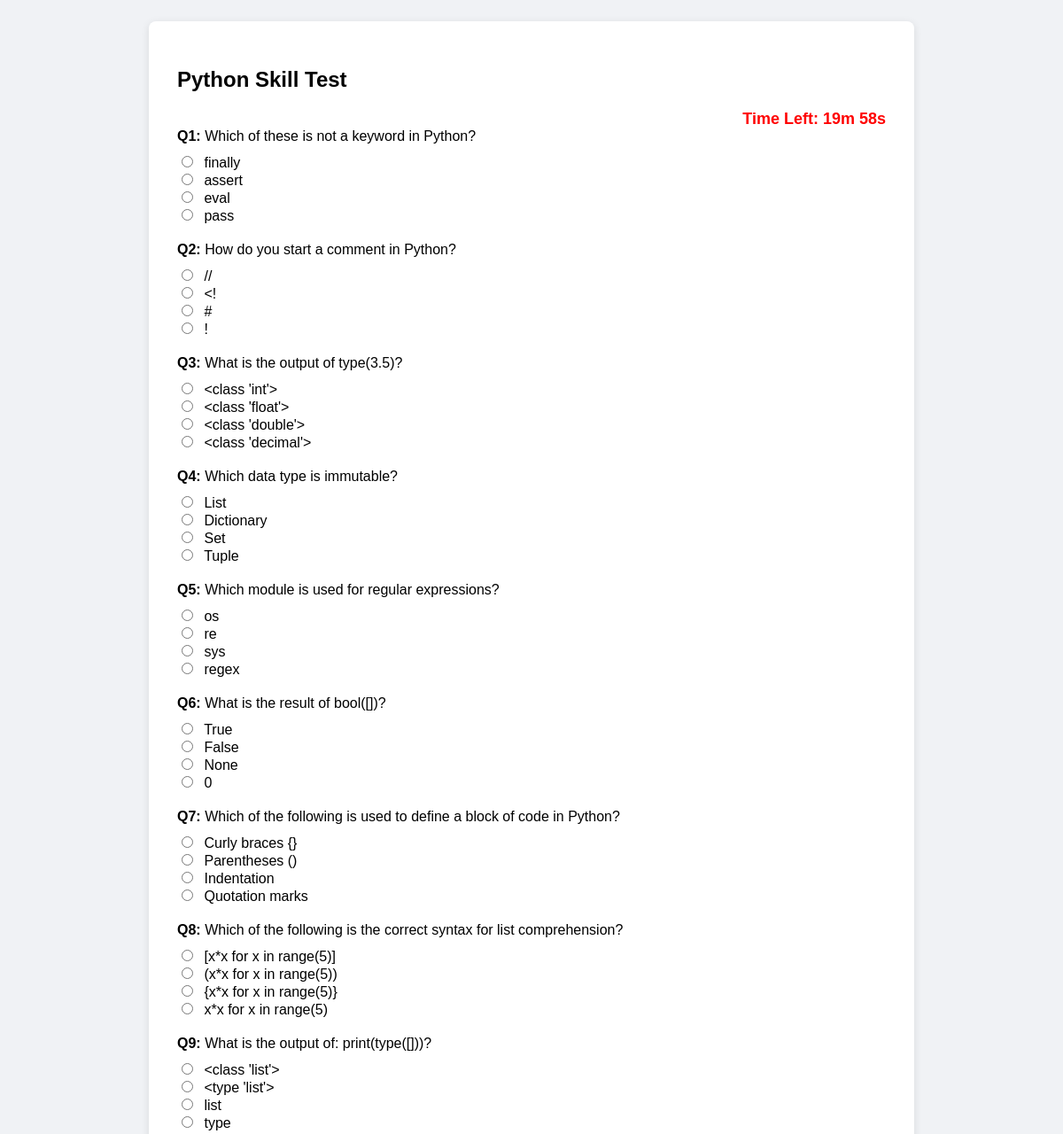
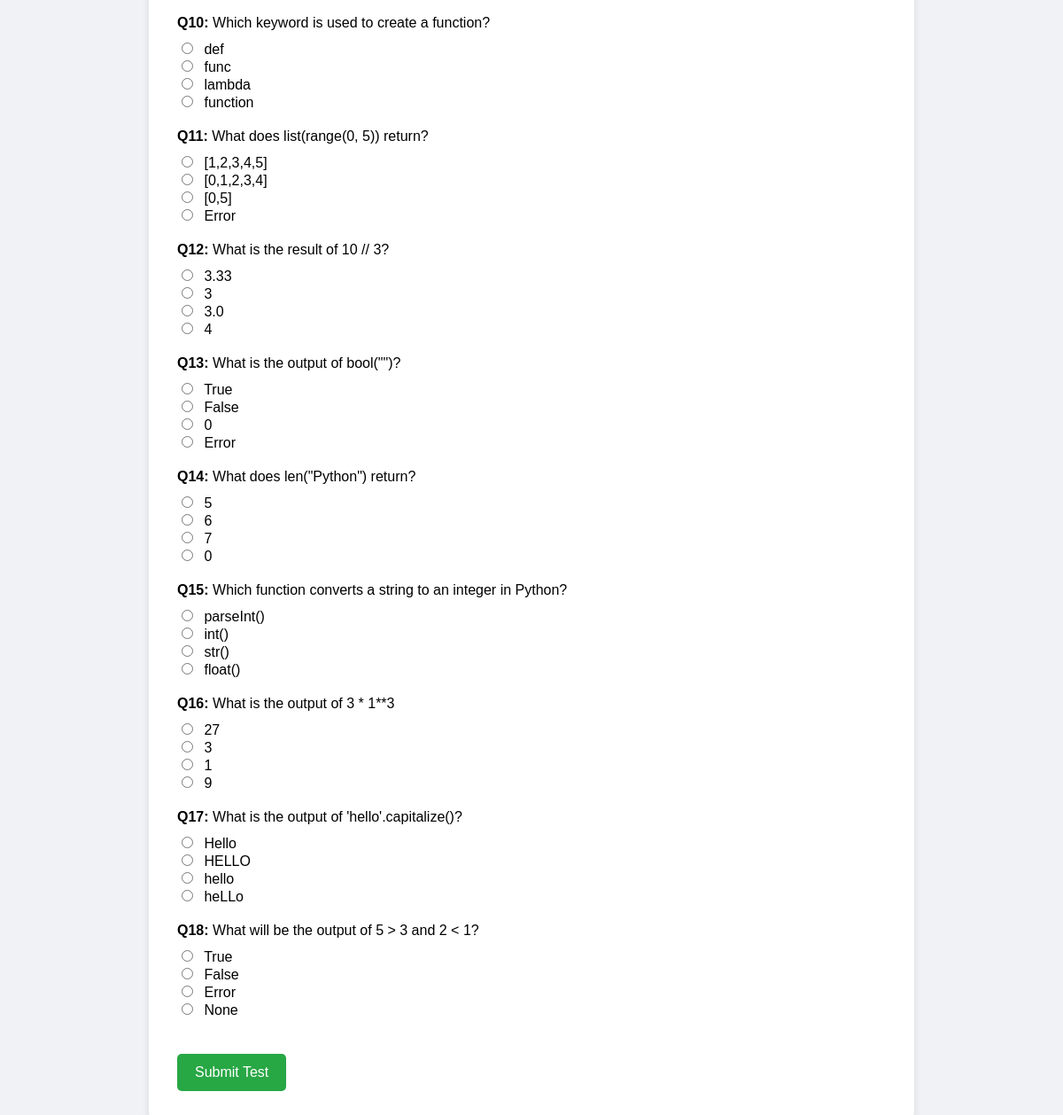
Screenshot of /jobapp/test/1/start/ (signed in) with the database file from the repository (2 pictures, top to bottom).
### jobapp/models.py (models this page shows, shortened)
class Subject(models.Model):
    name = models.CharField(max_length=100)

class Question(models.Model):
    subject = models.ForeignKey(Subject, on_delete=models.CASCADE)
    question_text = models.TextField()
    option_a = models.CharField(max_length=200)
    option_b = models.CharField(max_length=200)
    option_c = models.CharField(max_length=200)
    option_d = models.CharField(max_length=200)
    correct_option = models.CharField(max_length=1, choices=[('A','A'),('B','B'),('C','C'),('D','D')])

### jobapp/views.py (the view)
# urls.py: path('test/<int:subject_id>/start/', views.start_test, name='start_test'),
@login_required
def start_test(request, subject_id):
    subject = get_object_or_404(Subject, pk=subject_id)
    questions = Question.objects.filter(subject=subject).order_by('?')[:30]
    request.session['question_ids'] = [q.id for q in questions]
    return render(request, 'test.html', {'subject': subject, 'questions': questions})

### jobapp/templates/test.html (shortened to what this page needs)
<!DOCTYPE html>
<html>
<head>
</head>
<body>
  <div class="container">
    <h2>{{ subject.name }} Skill Test</h2>
    <div class="timer">Time Left: <span id="timer">20m 0s</span></div>
    <form method="post" action="{% url 'submit_test' subject.id %}" id="test-form">
      {% for q in questions %}
      <div class="question">
        <p><strong>Q{{ forloop.counter }}:</strong> {{ q.question_text }}</p>
        <label><input type="radio" name="q{{ q.id }}" value="A"> {{ q.option_a }}</label><br>
        <label><input type="radio" name="q{{ q.id }}" value="B"> {{ q.option_b }}</label><br>
        <label><input type="radio" name="q{{ q.id }}" value="C"> {{ q.option_c }}</label><br>
        <label><input type="radio" name="q{{ q.id }}" value="D"> {{ q.option_d }}</label>
      </div>
      {% endfor %}
      <button type="submit">Submit Test</button>
    </form>
  </div>
</body>
</html>

### jobapp/templates/test.html (style rules this page uses)
body { font-family: Arial, sans-serif; background-color: #f0f2f5; padding: 1rem; }
.container { max-width: 800px; margin: auto; background: white; padding: 2rem; border-radius: 8px; box-shadow: 0 2px 10px rgba(0,0,0,0.1); }
.timer { color: red; font-weight: bold; font-size: 18px; text-align: right; }
.question { margin-bottom: 20px; }
.question p { margin: 0 0 10px; }
input[type="radio"] { margin-right: 8px; }
button { background-color: #28a745; color: white; border: none; padding: 12px 20px; border-radius: 5px; font-size: 16px; cursor: pointer; margin-top: 20px; }

### rows the page displays
Subject: name "Python"
Question: question_text "Which of these is not a keyword in Python?", option_a "finally", option_b "assert", option_c "eval", option_d "pass"
Question: question_text "How do you start a comment in Python?", option_a "//", option_b "<!", option_c "#", option_d "!"
Question: question_text "What is the output of type(3.5)?", option_a "<class 'int'>", option_b "<class 'float'>", option_c "<class 'double'>", option_d "<class 'decimal'>"
Question: question_text "Which data type is immutable?", option_a "List", option_b "Dictionary", option_c "Set", option_d "Tuple"
Question: question_text "Which module is used for regular expressions?", option_a "os", option_b "re", option_c "sys", option_d "regex"
Question: question_text "What is the result of bool([])?", option_a "True", option_b "False", option_c "None", option_d "0"
Question: question_text "Which of the following is used to define a block of code in Python?", option_a "Curly braces {}", option_b "Parentheses ()", option_c "Indentation", option_d "Quotation marks"
Question: question_text "Which of the following is the correct syntax for list comprehension?", option_a "[x*x for x in range(5)]", option_b "(x*x for x in range(5))", option_c "{x*x for x in range(5)}", option_d "x*x for x in range(5)"
Question: question_text "What is the output of: print(type([]))?", option_a "<class 'list'>", option_b "<type 'list'>", option_c "list", option_d "type"
Question: question_text "Which keyword is used to create a function?", option_a "def", option_b "func", option_c "lambda", option_d "function"
Question: question_text "What does list(range(0, 5)) return?", option_a "[1,2,3,4,5]", option_b "[0,1,2,3,4]", option_c "[0,5]", option_d "Error"
Question: question_text "What is the result of 10 // 3?", option_a "3.33", option_b "3", option_c "3.0", option_d "4"
Question: question_text "What is the output of bool(\"\")?", option_a "True", option_b "False", option_c "0", option_d "Error"
Question: question_text "What does len(\"Python\") return?", option_a "5", option_b "6", option_c "7", option_d "0"
Question: question_text "Which function converts a string to an integer in Python?", option_a "parseInt()", option_b "int()", option_c "str()", option_d "float()"
Question: question_text "What is the output of 3 * 1**3", option_a "27", option_b "3", option_c "1", option_d "9"
Question: question_text "What is the output of 'hello'.capitalize()?", option_a "Hello", option_b "HELLO", option_c "hello", option_d "heLLo"
Question: question_text "What will be the output of 5 > 3 and 2 < 1?", option_a "True", option_b "False", option_c "Error", option_d "None"
